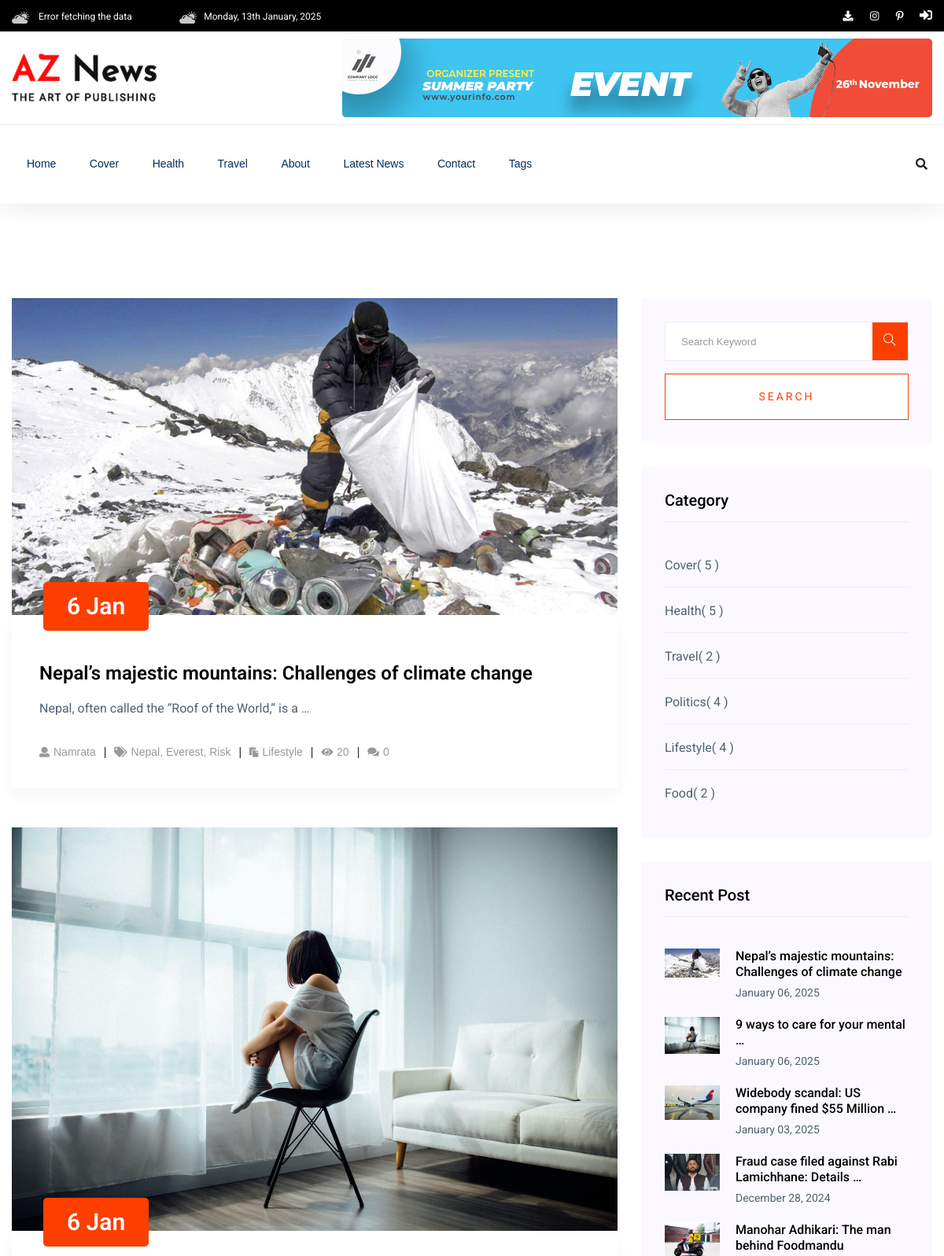
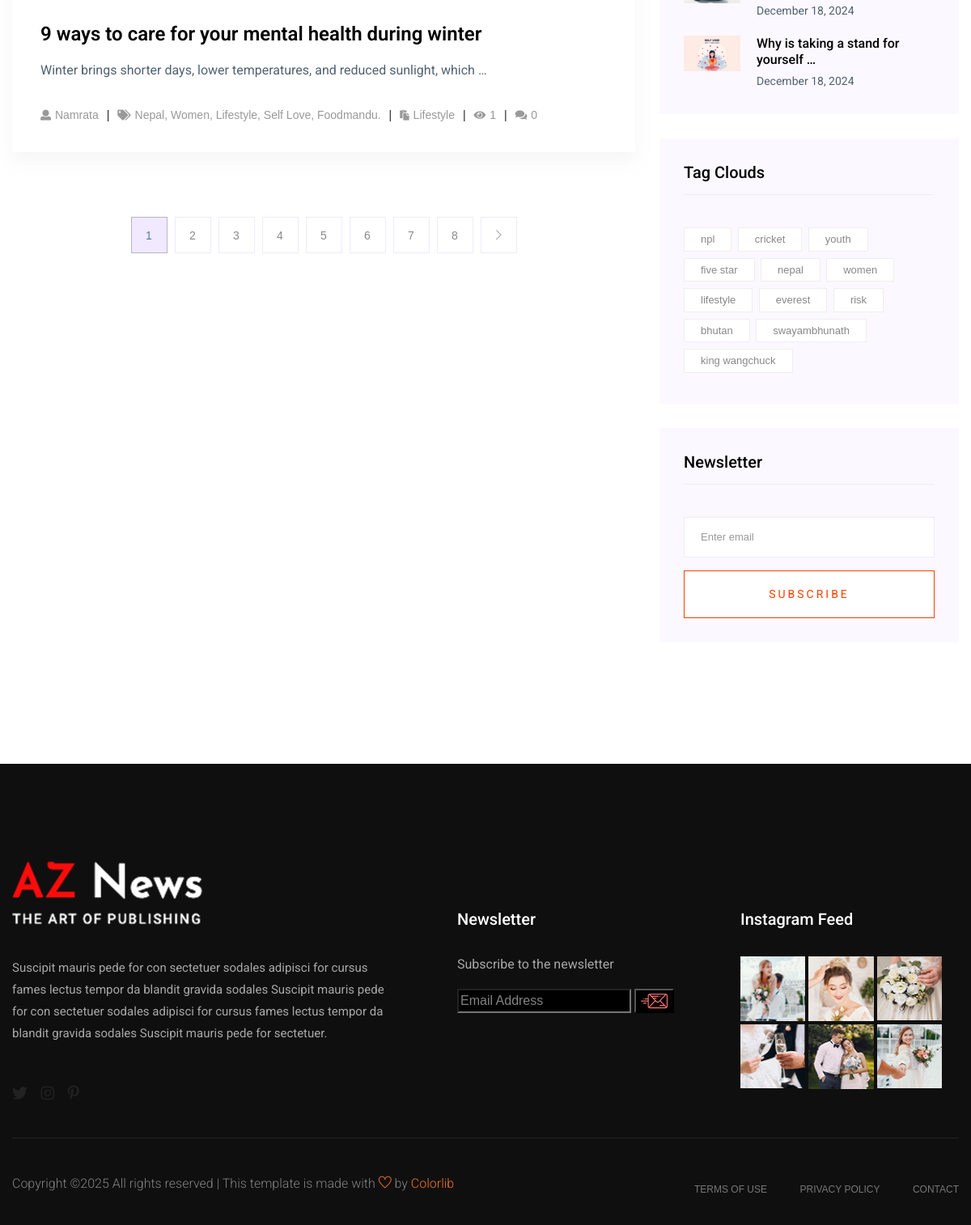
The page /post-list/ on the database its author committed (2 pictures, top to bottom).
### newspaper/models.py (models this page shows, shortened)
class TimeStampModel(models.Model): #like a base app that is extended by other class
    created_at = models.DateTimeField(auto_now_add=True)
    updated_at = models.DateTimeField(auto_now=True)
    class Meta:
        abstract = True # dont create table in Db

class Category(TimeStampModel):
    name = models.CharField(max_length=100)

class Post(TimeStampModel):
    STATUS_CHOICES =[
        ("active", "Active"),
        ("in_active", "Inactive"),
    ]
    title = models.CharField(max_length=200)
    content = models.TextField()
    featured_image = models.ImageField(upload_to="post_images/%Y/%m/%d", blank=False)
    author = models.ForeignKey("auth.User", on_delete=models.CASCADE)
    status = models.CharField(max_length=20,choices=STATUS_CHOICES,default="active")
    views_count = models.PositiveBigIntegerField(default=0)
    published_at = models.DateTimeField(null=True, blank=True)
    category = models.ForeignKey(Category, on_delete=models.CASCADE)
    tag = models.ManyToManyField(Tag)

class Tag(TimeStampModel):
    name = models.CharField(max_length=100)
    def __str__(self):
        return self.name

### newspaper/views.py (the view)
# urls.py: path("post-list/", views.PostListView.as_view(), name="post-list"),
class PostListView(ListView):
    model = Post
    template_name = "aznews/list/list.html"
    context_object_name = "posts"
    paginate_by = 2
    def get_queryset(self):
        return Post.objects.filter(
        published_at__isnull = False , status = "active"
        ).order_by("-published_at")

### templates/aznews/list/list.html
{% extends "aznews/base.html" %}
{% block content %}
<section class="blog_area section-padding">
    <div class="container">
        <div class="row">
            <div class="col-lg-8 mb-5 mb-lg-0">
                <div class="blog_left_sidebar">
                    {% include "aznews/list/left/post_list.html" with posts=page_obj %}
                    {% include "aznews/list/left/pagination.html" %}
                </div>
            </div>
            <div class="col-lg-4">
                <div class="blog_right_sidebar">
                    {% include "aznews/list/right/search_form.html" %}
                    {% include "aznews/list/right/categories.html" %}
                    {% include "aznews/list/right/popular_post.html" %}
                    {% include "aznews/list/right/tags.html" %}
                    {% include "aznews/list/right/newsletter.html" %}
                </div>
            </div>
        </div>
    </div>
</section>
{% endblock content %}

### templates/aznews/header.html (shortened to what this page needs)
{% load static %}
<header>
   <div class="header-area">
        <div class="main-header ">
            <div class="header-top black-bg d-none d-md-block">
               <div class="container">
                   <div class="col-xl-12">
                        <div class="row d-flex justify-content-between align-items-center">
                            <div class="header-info-left">
                                <ul>
                                    <li><img src="{% static 'aznews/assets/img/icon/header_icon1.png' %}" alt="">
                                        <span id="weather">Current Temperature: °C</span>
                                    </li>
                                    <li><img src="{% static 'aznews/assets/img/icon/header_icon1.png' %}" alt="">{% now "l, dS  F, Y " %}</li>
                                </ul>
                            </div>
                            <div class="header-info-right">
                                <ul class="header-social">
                                    <li><a title="Download" href="{% url 'report:users' %}"><i class="fas fa-download"></i></a></li>
                                    <li><a href="#"><i class="fab fa-instagram"></i></a></li>
                                   <li> <a href="#"><i class="fab fa-pinterest-p"></i></a></li>
                                    {% if request.user.is_authenticated %}
                                    <a class="ml-3" title="Dashboard" href="{% url 'published-post' %}"> <i class="fas fa-chart-line"></i> </a>
                                        <form action="{% url 'logout' %}" method="post" class="top-menu" style="display: inline;">
                                            {% csrf_token %}
                                            <button type="submit" title="Logout" class="link ml-3" style="background: transparent; border: none; padding: 0; cursor: pointer;">
                                                <i class="fas fa-sign-out-alt"></i>
                                            </button>
                                        </form>
                                    {% else %}
                                        <a href="{% url 'login' %}" title="Login" id="loginBtn" class="link ml-3" style="background: transparent; border: none; padding: 0; cursor: pointer; ">
                                            <span class="fas fa-sign-in-alt"></span>
                                        </a>
                                    {% endif %}
                                </ul>
                            </div>
                        </div>
                   </div>
               </div>
            </div>
            <div class="header-mid d-none d-md-block">
               <div class="container">
                    <div class="row d-flex align-items-center">
                        <div class="col-xl-3 col-lg-3 col-md-3">
                            <div class="logo">
                                <a href="/"><img src="{% static 'aznews/assets/img/logo/logo.png' %}" alt=""></a>
                            </div>
                        </div>
                        <div class="col-xl-9 col-lg-9 col-md-9">
                            <div class="header-banner f-right ">
                                <img src="{% static 'aznews/assets/img/hero/header_card.jpg' %}" alt="">
                            </div>
                        </div>
                    </div>
               </div>
            </div>
           <div class="header-bottom header-sticky">
                <div class="container">
                    <div class="row align-items-center">
                        <div class="col-xl-10 col-lg-10 col-md-12 header-flex">
                            <div class="main-menu d-none d-md-block">
                                <nav>
                                    <ul id="navigation">
                                        <li><a href="/">Home</a></li>
                                        {% for category in categories %}
                                        <li>
                                            <a href="{% url 'post-by-category' category.id %}">{{ category.name }}</a>
                                        </li>
                                        {% endfor %}
                                        <li><a href="{% url 'about' %}">About</a></li>
                                        <li><a href="{% url 'post-list' %}">Latest News</a></li>
                                        <li><a href="{% url 'contact' %}">Contact</a></li>
                                        <li><a href="#">Tags</a>
                                        </li>
                                    </ul>
                                </nav>
                            </div>
                        </div>
                        <div class="col-xl-2 col-lg-2 col-md-4">
                            <div class="header-right-btn f-right d-none d-lg-block">
                                <i class="fas fa-search special-tag"></i>
                            </div>
                        </div>
                        <div class="col-12">
                        </div>
                    </div>
                </div>
           </div>
        </div>
   </div>
</header>

### templates/aznews/list/left/post_list.html
{% for post in posts %}
<article class="blog_item">
    <div class="blog_item_img">
        <img class="card-img rounded-0" src="{{ post.featured_image.url }}" alt="{{ post.title }}">
        <a href="#" class="blog_item_date">
            <h3>{{ post.published_at|date:"j M" }}</h3>
        </a>
    </div>
    <div class="blog_details">
        <a class="d-inline-block" href="{% url 'post-detail' post.pk %}">
            <h2>{{ post.title }}</h2>
        </a>
        <p>{{ post.content|striptags|truncatewords:10 }}</p>
        <ul class="blog-info-link">
            <li><a href="#"><i class="fa fa-user"></i>{{ post.author.username }}</a></li>
            <li><a href="#"><i class="fa fa-tags"></i>{{ post.tag.all|join:", " }}</a></li>
            <li><a href="#"><i class="fa fa-paste"></i>{{ post.category.name|title }}</a></li>
            <li><a href="#"><i class="fa fa-eye"></i>{{ post.views_count }}</a></li>
            <li><a href="#"><i class="fa fa-comments"></i>{{ post.comment_set.count }}</a></li>
        </ul>
    </div>
</article>
{% endfor %}

### templates/aznews/list/right/categories.html
<aside class="single_sidebar_widget post_category_widget">
    <h4 class="widget_title">Category</h4>
    <ul class="list cat-list">
        {% for category in side_categories %}
        <li>
            <a href="{% url 'post-by-category' category.id %}" class="d-flex">
                <p>{{ category.name|title }} </p>
                <p> ( {{ category.post_set.count }} )</p>
            </a>
        </li>
        {% endfor %}
    </ul>
</aside>

### templates/aznews/list/right/popular_post.html
<aside class="single_sidebar_widget popular_post_widget">
    <h3 class="widget_title">Recent Post</h3>
    {% for recent in popular_posts %}
    <div class="media post_item">
        <img src="{{ recent.featured_image.url }}" alt="{{ recent.title }}"  width="70px">
        <div class="media-body">
            <a href="{% url 'post-detail' recent.pk %}">
                <h3>{{ recent.title|truncatewords:7 }}</h3>
            </a>
            <p> {{ recent.published_at|date:"F d, Y" }}</p>
        </div>
    </div>
    {% endfor %}
</aside>

### templates/aznews/list/right/tags.html
<aside class="single_sidebar_widget tag_cloud_widget">
    <h4 class="widget_title">Tag Clouds</h4>
    <ul class="list">
        {% for tag in tags %}
        <li>
            <a href="{% url 'post-by-tag' tag.id %}">{{ tag.name|lower }}</a>
        </li>
        {% endfor %}
    </ul>
</aside>

### rows shown on the page
Category: name "Cover", post_set.count "5"
Category: name "Health", post_set.count "5"
Category: name "Travel", post_set.count "2"
Post: featured_image (picture), published_at "6 Jan", title "Nepal’s majestic mountains: Challenges of climate change", content "Nepal, often called the “Roof of the World,” is a …", author.username "Namrata", tag.all "Nepal, Everest, Risk", category.name "Lifestyle", views_count "20", comment_set.count "0", published_at "January 06, 2025"
Post: featured_image (picture), published_at "6 Jan", title "9 ways to care for your mental health during winter", content "Winter brings shorter days, lower temperatures, and reduced sunlight, which …", author.username "Namrata", tag.all "Nepal, Women, Lifestyle, Self Love, Foodmandu.", category.name "Lifestyle", views_count "1", comment_set.count "0", title "9 ways to care for your mental …", published_at "January 06, 2025"
Category: name "Politics", post_set.count "4"
Category: name "Lifestyle", post_set.count "4"
Category: name "Food", post_set.count "2"
Post: featured_image (picture), title "Widebody scandal: US company fined $55 Million …", published_at "January 03, 2025"
Post: featured_image (picture), title "Fraud case filed against Rabi Lamichhane: Details …", published_at "December 28, 2024"
Post: featured_image (picture), title "Manohar Adhikari: The man behind Foodmandu", published_at "December 18, 2024"
Post: featured_image (picture), title "Why is taking a stand for yourself …", published_at "December 18, 2024"
Tag: name "npl"
Tag: name "cricket"
Tag: name "youth"
Tag: name "five star"
Tag: name "nepal"
Tag: name "women"
Tag: name "lifestyle"
Tag: name "everest"
Tag: name "risk"
Tag: name "bhutan"
Tag: name "swayambhunath"
Tag: name "king wangchuck"

### other values the page prints
{{ i }} "1" "2" "3" "4" "5" "6" "7" "8"
